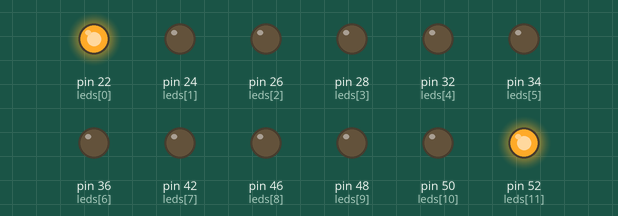
This sketch was run on a simulated Arduino Mega 2560, built with avr-gcc and run on an emulated ATmega2560. Parts: output pins drawn as LEDs (lit = HIGH).

Above: at 0.05 s.
At 0.35 s:
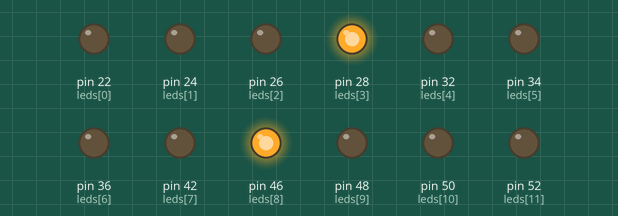
At 0.95 s:
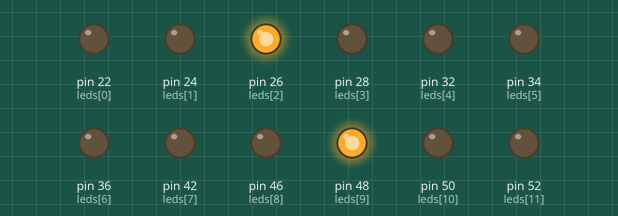
At 1.35 s:
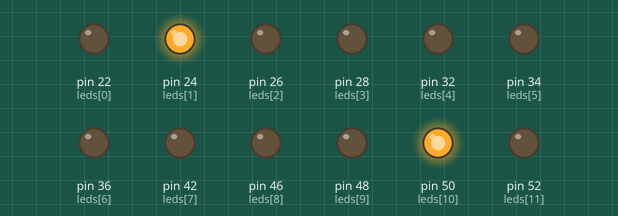
At 1.8 s:
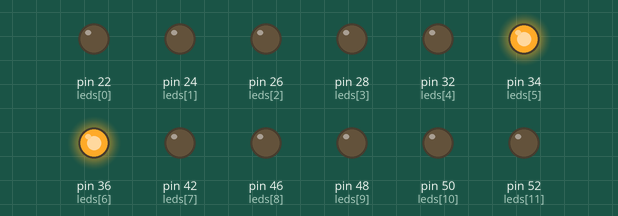
At 2.85 s:
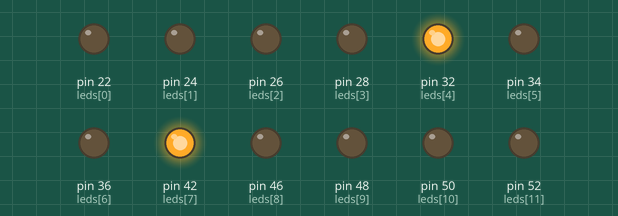
Timing chart, 0 to 3.1 s (numbered marks = the images above):
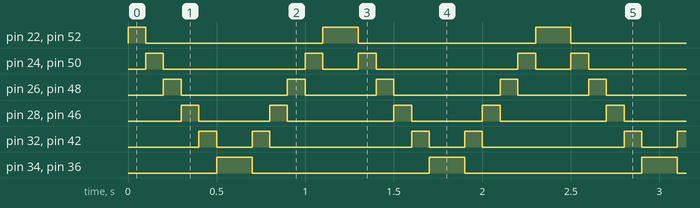

Measured:
- by itself, pin 22 (leds[0]), pin 52 (leds[11]): repeats every 1.2 s: LOW 1.0 s, HIGH 0.20 s
- by itself, pin 24 (leds[1]), pin 50 (leds[10]): repeats every 1.2 s: LOW 0.80 s, HIGH 0.10 s, LOW 0.20 s, HIGH 0.10 s
- by itself, pin 26 (leds[2]), pin 48 (leds[9]): repeats every 1.2 s: LOW 0.60 s, HIGH 0.10 s, LOW 0.40 s, HIGH 0.10 s
- by itself, pin 28 (leds[3]), pin 46 (leds[8]): repeats every 1.2 s: LOW 0.40 s, HIGH 0.10 s, LOW 0.60 s, HIGH 0.10 s
- by itself, pin 32 (leds[4]), pin 42 (leds[7]): repeats every 1.2 s: LOW 0.20 s, HIGH 0.10 s, LOW 0.80 s, HIGH 0.10 s
- by itself, pin 34 (leds[5]), pin 36 (leds[6]): alternates HIGH for 0.20 s and LOW for 1.0 s

The sketch:

_1_leds_c.ino
```cpp
  unsigned char time_delay = 100;
  unsigned char leds[]  = {22,24,26,28,32,34,36,42,46,48,50,52};
  unsigned char azules[]  = {30,44};

void setup() {

    for (unsigned char i = 0; i < sizeof(leds); i++)
  {
    pinMode(leds[i],OUTPUT);
  }

}

void loop() {

  unsigned char tamLeds = sizeof(leds);

  for (unsigned char i = 0, j = tamLeds-1; i < tamLeds; i++, j--)
  {
    digitalWrite(leds[i],HIGH);
    digitalWrite(leds[j],HIGH);
    delay(time_delay);
    digitalWrite(leds[i],LOW);
    digitalWrite(leds[j],LOW);
  }

}
```
